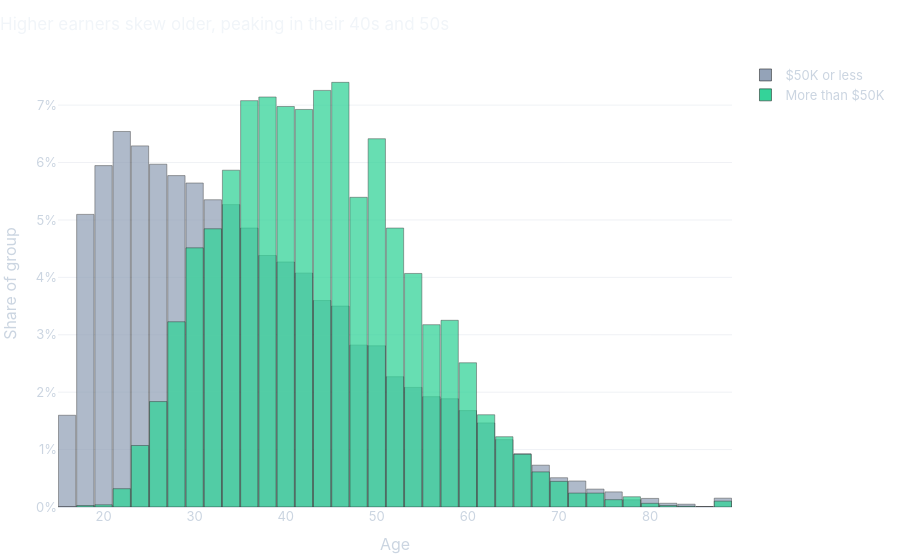

Notebook source saved alongside this figure:
### Markdown cell above
About one in four people in the data earns more than $50K, so the classes are imbalanced. That is why the models below are scored with **ROC AUC** instead of plain accuracy: a model that always guessed "no" would be 76% accurate and completely useless, but its AUC would be 0.5, the same as a coin flip.

Before ranking anything, a quick look at how a few features relate to income.

### Code cell
# count ages into 2-year bins per group, so the chart carries 70 numbers instead of 32,000 rows
bins = np.arange(16, 92, 2)
age_mix = pd.concat([
    pd.DataFrame({"age": bins[:-1], "upper": bins[:-1] + 1, "share": np.histogram(df.loc[y == flag, "age"], bins=bins)[0] / (y == flag).sum(), "Income": label})
    for flag, label in [(0, "$50K or less"), (1, "More than $50K")]
])
age_fig = px.bar(
    age_mix, x="age", y="share", color="Income", barmode="overlay", opacity=0.75, custom_data=["upper"],
    color_discrete_sequence=["#94a3b8", "#34d399"],
    title="Higher earners skew older, peaking in their 40s and 50s",
    labels={"age": "Age", "share": "Share of group"},
)
age_fig.update_traces(hovertemplate="Ages %{x} to %{customdata[0]}: %{y:.1%} of the group<extra></extra>")
age_fig.update_layout(yaxis_tickformat=".0%", legend_title_text="", bargap=0.05)
age_fig.show()

### Figure 1 — Plotly figure (JSON) as saved in the notebook; plotly's stock layout.template omitted (floating-point values rounded to 4 significant figures)
{"data": [{"customdata": [[17], [19], [21], [23], [25], [27], [29], [31], [33], [35], [37], [39], [41], [43], [45], [47], [49], [51], [53], [55], [57], [59], [61], [63], [65], [67], [69], [71], [73], [75], [77], [79], [81], [83], [85], [87], [89]], "hovertemplate": "Ages %{x} to %{customdata[0]}: %{y:.1%} of the group<extra></extra>", "legendgroup": "$50K or less", "marker": {"color": "#94a3b8", "opacity": 0.75, "pattern": {"shape": ""}}, "name": "$50K or less", "orientation": "v", "showlegend": true, "textposition": "auto", "type": "bar", "x": [16, 18, 20, 22, 24, 26, 28, 30, 32, 34, 36, 38, 40, 42, 44, 46, 48, 50, 52, 54, 56, 58, 60, 62, 64, 66, 68, 70, 72, 74, 76, 78, 80, 82, 84, 86, 88], "xaxis": "x", "y": [0.01598, 0.05097, 0.05947, 0.06541, 0.0629, 0.05971, 0.05773, 0.05643, 0.05352, 0.05267, 0.04858, 0.04381, 0.04268, 0.04074, 0.03596, 0.03499, 0.0282, 0.02807, 0.02269, 0.02083, 0.01922, 0.01885, 0.01679, 0.01464, 0.01173, 0.009264, 0.007282, 0.005097, 0.004531, 0.003115, 0.002629, 0.001254, 0.001497, 0.0006472, 0.0004854, 8.091e-05, 0.001537], "yaxis": "y"}, {"customdata": [[17], [19], [21], [23], [25], [27], [29], [31], [33], [35], [37], [39], [41], [43], [45], [47], [49], [51], [53], [55], [57], [59], [61], [63], [65], [67], [69], [71], [73], [75], [77], [79], [81], [83], [85], [87], [89]], "hovertemplate": "Ages %{x} to %{customdata[0]}: %{y:.1%} of the group<extra></extra>", "legendgroup": "More than $50K", "marker": {"color": "#34d399", "opacity": 0.75, "pattern": {"shape": ""}}, "name": "More than $50K", "orientation": "v", "showlegend": true, "textposition": "auto", "type": "bar", "x": [16, 18, 20, 22, 24, 26, 28, 30, 32, 34, 36, 38, 40, 42, 44, 46, 48, 50, 52, 54, 56, 58, 60, 62, 64, 66, 68, 70, 72, 74, 76, 78, 80, 82, 84, 86, 88], "xaxis": "x", "y": [0.0, 0.0002551, 0.0003826, 0.003188, 0.01071, 0.01837, 0.03227, 0.04515, 0.04846, 0.05867, 0.07078, 0.07142, 0.06976, 0.06925, 0.07257, 0.07397, 0.05395, 0.06415, 0.04859, 0.04068, 0.03176, 0.03252, 0.02512, 0.01607, 0.01224, 0.009183, 0.006122, 0.004464, 0.002423, 0.002423, 0.001275, 0.001785, 0.0006377, 0.0002551, 0.0001275, 0.0, 0.00102], "yaxis": "y"}], "layout": {"bargap": 0.05, "barmode": "overlay", "legend": {"title": {"text": ""}, "tracegroupgap": 0}, "title": {"text": "Higher earners skew older, peaking in their 40s and 50s"}, "xaxis": {"anchor": "y", "domain": [0.0, 1.0], "title": {"text": "Age"}}, "yaxis": {"anchor": "x", "domain": [0.0, 1.0], "tickformat": ".0%", "title": {"text": "Share of group"}}}}
